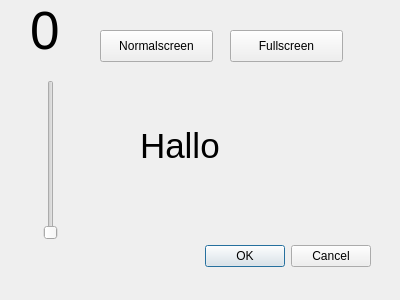
<?xml version="1.0" encoding="UTF-8"?>
<ui version="4.0">
 <class>Dialog</class>
 <widget class="QDialog" name="Dialog">
  <property name="geometry">
   <rect>
    <x>0</x>
    <y>0</y>
    <width>400</width>
    <height>300</height>
   </rect>
  </property>
  <property name="windowTitle">
   <string>Mein erstes Design</string>
  </property>
  <widget class="QDialogButtonBox" name="buttonBox">
   <property name="geometry">
    <rect>
     <x>30</x>
     <y>240</y>
     <width>341</width>
     <height>32</height>
    </rect>
   </property>
   <property name="orientation">
    <enum>Qt::Horizontal</enum>
   </property>
   <property name="standardButtons">
    <set>QDialogButtonBox::Cancel|QDialogButtonBox::Ok</set>
   </property>
  </widget>
  <widget class="QLabel" name="label">
   <property name="geometry">
    <rect>
     <x>140</x>
     <y>120</y>
     <width>111</width>
     <height>51</height>
    </rect>
   </property>
   <property name="font">
    <font>
     <pointsize>26</pointsize>
    </font>
   </property>
   <property name="text">
    <string>Hallo</string>
   </property>
  </widget>
  <widget class="QSlider" name="Slider1">
   <property name="geometry">
    <rect>
     <x>40</x>
     <y>80</y>
     <width>22</width>
     <height>160</height>
    </rect>
   </property>
   <property name="orientation">
    <enum>Qt::Vertical</enum>
   </property>
  </widget>
  <widget class="QLabel" name="label_2">
   <property name="geometry">
    <rect>
     <x>30</x>
     <y>10</y>
     <width>101</width>
     <height>41</height>
    </rect>
   </property>
   <property name="font">
    <font>
     <pointsize>40</pointsize>
    </font>
   </property>
   <property name="text">
    <string>0</string>
   </property>
  </widget>
  <widget class="QPushButton" name="Fullscreen">
   <property name="geometry">
    <rect>
     <x>230</x>
     <y>30</y>
     <width>113</width>
     <height>32</height>
    </rect>
   </property>
   <property name="text">
    <string>Fullscreen</string>
   </property>
  </widget>
  <widget class="QPushButton" name="Normalscreen">
   <property name="geometry">
    <rect>
     <x>100</x>
     <y>30</y>
     <width>113</width>
     <height>32</height>
    </rect>
   </property>
   <property name="text">
    <string>Normalscreen</string>
   </property>
  </widget>
 </widget>
 <resources/>
 <connections>
  <connection>
   <sender>buttonBox</sender>
   <signal>accepted()</signal>
   <receiver>Dialog</receiver>
   <slot>accept()</slot>
   <hints>
    <hint type="sourcelabel">
     <x>248</x>
     <y>254</y>
    </hint>
    <hint type="destinationlabel">
     <x>157</x>
     <y>274</y>
    </hint>
   </hints>
  </connection>
  <connection>
   <sender>buttonBox</sender>
   <signal>rejected()</signal>
   <receiver>Dialog</receiver>
   <slot>reject()</slot>
   <hints>
    <hint type="sourcelabel">
     <x>316</x>
     <y>260</y>
    </hint>
    <hint type="destinationlabel">
     <x>286</x>
     <y>274</y>
    </hint>
   </hints>
  </connection>
  <connection>
   <sender>Slider1</sender>
   <signal>sliderMoved(int)</signal>
   <receiver>label_2</receiver>
   <slot>setNum(int)</slot>
   <hints>
    <hint type="sourcelabel">
     <x>70</x>
     <y>119</y>
    </hint>
    <hint type="destinationlabel">
     <x>239</x>
     <y>55</y>
    </hint>
   </hints>
  </connection>
  <connection>
   <sender>Fullscreen</sender>
   <signal>clicked()</signal>
   <receiver>Dialog</receiver>
   <slot>showFullScreen()</slot>
   <hints>
    <hint type="sourcelabel">
     <x>286</x>
     <y>45</y>
    </hint>
    <hint type="destinationlabel">
     <x>199</x>
     <y>149</y>
    </hint>
   </hints>
  </connection>
  <connection>
   <sender>Normalscreen</sender>
   <signal>clicked()</signal>
   <receiver>Dialog</receiver>
   <slot>showNormal()</slot>
   <hints>
    <hint type="sourcelabel">
     <x>156</x>
     <y>45</y>
    </hint>
    <hint type="destinationlabel">
     <x>199</x>
     <y>149</y>
    </hint>
   </hints>
  </connection>
 </connections>
</ui>
